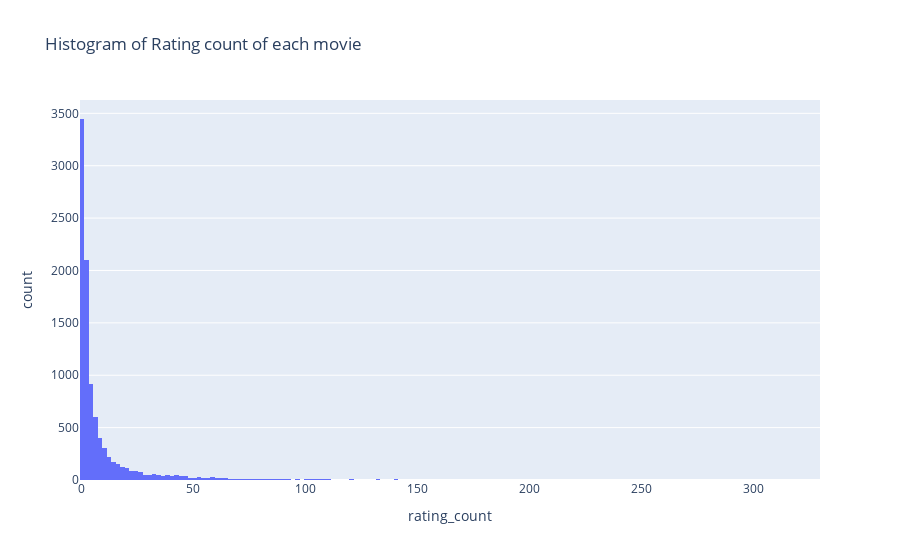

Here is the notebook cell this chart was saved with:
### Code cell
px.histogram(movie_rating_count_df, x='rating_count', title='Histogram of Rating count of each movie')

### Figure 1 — Plotly figure (JSON) as saved in the notebook; plotly's stock layout.template omitted (floating-point values rounded to 4 significant figures; data arrays with more than 128 entries replaced by an {"elided": "..."} marker saying what was removed)
{"data": [{"alignmentgroup": "True", "bingroup": "x", "hovertemplate": "rating_count=%{x}<br>count=%{y}<extra></extra>", "legendgroup": "", "marker": {"color": "#636efa", "pattern": {"shape": ""}}, "name": "", "offsetgroup": "", "orientation": "v", "showlegend": false, "type": "histogram", "x": {"elided": "9724 int values"}, "xaxis": "x", "yaxis": "y"}], "layout": {"barmode": "relative", "legend": {"tracegroupgap": 0}, "title": {"text": "Histogram of Rating count of each movie"}, "xaxis": {"anchor": "y", "domain": [0, 1], "title": {"text": "rating_count"}}, "yaxis": {"anchor": "x", "domain": [0, 1], "title": {"text": "count"}}}}
